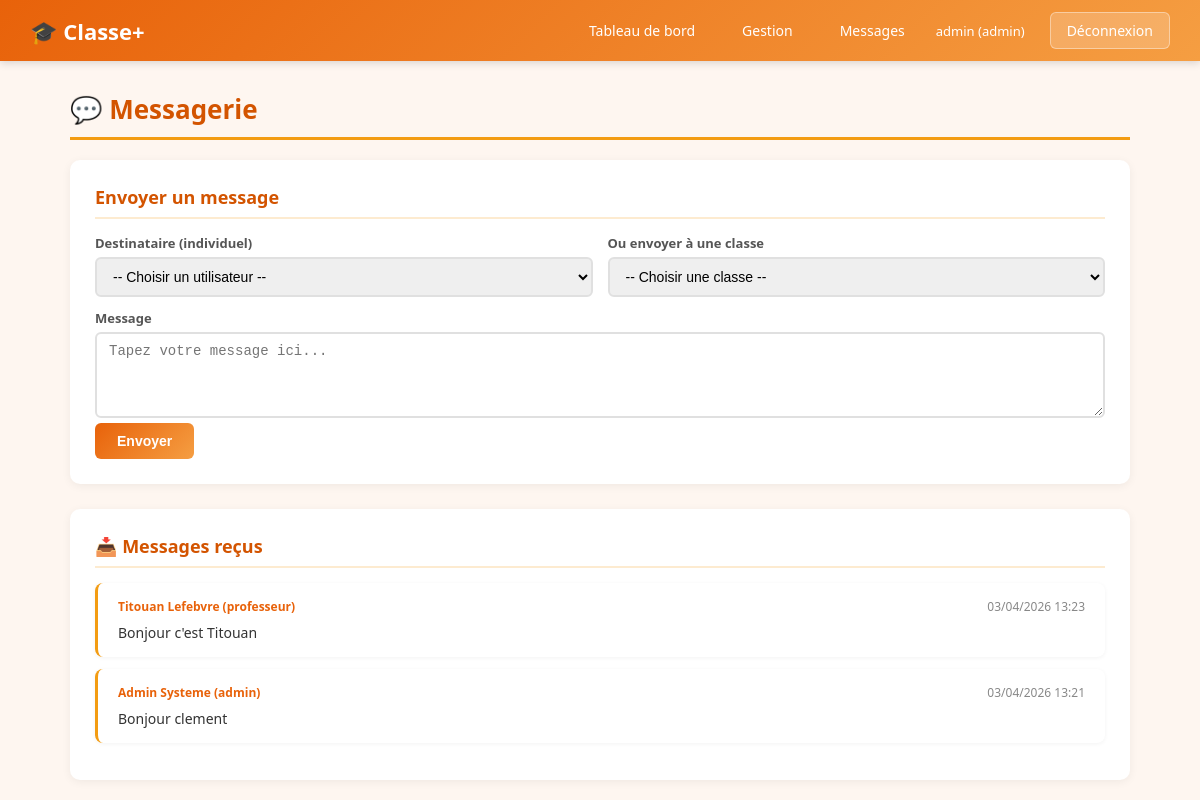
/messages (signed in), run on an earlier commit of the app's database.
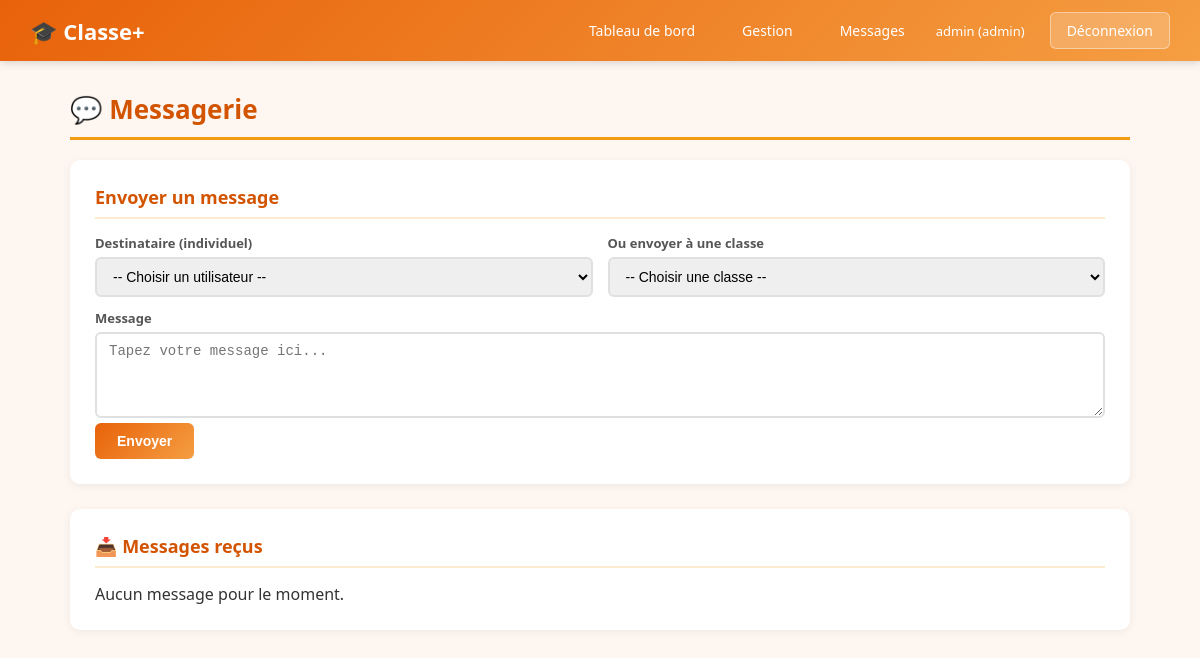
And on a later commit of the database.
### app.py (models this page shows)
class Message(db.Model):
    id = db.Column(db.Integer, primary_key=True)
    expediteur_id = db.Column(db.Integer, db.ForeignKey('user.id'), nullable=False)
    destinataire_id = db.Column(db.Integer, db.ForeignKey('user.id'), nullable=True)
    classe_id = db.Column(db.Integer, db.ForeignKey('classe.id'), nullable=True)
    contenu = db.Column(db.Text, nullable=False)
    date_envoi = db.Column(db.DateTime, default=datetime.utcnow)
    expediteur = db.relationship('User', foreign_keys=[expediteur_id], backref='messages_envoyes')
    destinataire = db.relationship('User', foreign_keys=[destinataire_id], backref='messages_recus')

class User(db.Model):
    id = db.Column(db.Integer, primary_key=True)
    username = db.Column(db.String(50), unique=True, nullable=False)
    password = db.Column(db.String(255), nullable=False)
    role = db.Column(db.String(20), nullable=False)
    nom = db.Column(db.String(50), nullable=True)
    prenom = db.Column(db.String(50), nullable=True)
    classe_id = db.Column(db.Integer, db.ForeignKey('classe.id'), nullable=True)

### app.py (the view, shortened to what this page needs)
@app.route('/messages', methods=['GET', 'POST'])
def messages():
    if 'user_id' not in session:
        return redirect(url_for('login'))
    me = User.query.get(session['user_id'])
    mes_messages = Message.query.filter(
        (Message.destinataire_id == me.id) | (Message.classe_id == me.classe_id)
    ).order_by(Message.date_envoi.desc()).all()
    users = User.query.all()
    classes = Classe.query.all()
    return render_template('shared/messages.html', messages=mes_messages, users=users, classes=classes, me=me)

### app.py (called while the page is built)
@app.after_request
def ajouter_headers(response):
    response.headers['X-Content-Type-Options'] = 'nosniff'
    response.headers['X-Frame-Options'] = 'DENY'
    response.headers['X-XSS-Protection'] = '1; mode=block'
    response.headers['Content-Security-Policy'] = "default-src 'self'; script-src 'self' 'unsafe-inline' https://cdn.jsdelivr.net; style-src 'self' 'unsafe-inline' https://fonts.googleapis.com https://cdn.jsdelivr.net; font-src 'self' https://fonts.gstatic.com; img-src 'self' data:;"
    response.headers['Referrer-Policy'] = 'strict-origin-when-cross-origin'
    return response

### templates/shared/messages.html (shortened to what this page needs)
{% extends 'base.html' %}
{% block content %}
<h1 class="page-title">💬 Messagerie</h1>
<div class="form-section">
    <h2>Envoyer un message</h2>
    <form method="POST">
        <div class="form-row">
            <div class="form-group">
                <label>Destinataire (individuel)</label>
                <select name="destinataire_id">
                    <option value="">-- Choisir un utilisateur --</option>
                </select>
            </div>
            <div class="form-group">
                <label>Ou envoyer à une classe</label>
                <select name="classe_id">
                    <option value="">-- Choisir une classe --</option>
                </select>
            </div>
        </div>
        <div class="form-group">
            <label>Message</label>
            <textarea name="contenu" rows="4" placeholder="Tapez votre message ici..." required></textarea>
        </div>
        <button type="submit" class="btn">Envoyer</button>
    </form>
</div>
<div class="form-section">
    <h2>📥 Messages reçus</h2>
    {% if messages %}
        {% for msg in messages %}
        <div class="message-item">
            <div class="msg-header">
                <span class="msg-from">{{ msg.expediteur.prenom }} {{ msg.expediteur.nom }} ({{ msg.expediteur.role }})</span>
                <span>{{ msg.date_envoi.strftime('%d/%m/%Y %H:%M') if msg.date_envoi else '' }}</span>
            </div>
            <div class="msg-content">{{ msg.contenu }}</div>
        </div>
        {% endfor %}
    {% else %}
        <p>Aucun message pour le moment.</p>
    {% endif %}
</div>
{% endblock %}

### templates/base.html (shortened to what this page needs)
<!DOCTYPE html>
<html lang="fr">
<head>
    <link rel="stylesheet" href="{{ url_for('static', filename='style.css') }}">
</head>
<body>
    {% if session.get('user_id') %}
    <nav class="navbar">
        <a href="{{ url_for('home') }}" class="logo">🎓 Classe+</a>
        <div class="nav-links">
            {% if session.get('role') == 'admin' %}
                <a href="{{ url_for('admin_home') }}">Tableau de bord</a>
                <a href="{{ url_for('admin_users') }}">Gestion</a>
            {% elif session.get('role') == 'professeur' %}
                <a href="{{ url_for('prof_home') }}">Accueil</a>
                <a href="{{ url_for('prof_edt') }}">Emploi du temps</a>
                <a href="{{ url_for('prof_notes') }}">Notes</a>
                <a href="{{ url_for('prof_appel') }}">Appel</a>
            {% elif session.get('role') == 'etudiant' %}
                <a href="{{ url_for('etu_home') }}">Accueil</a>
                <a href="{{ url_for('etu_edt') }}">Emploi du temps</a>
                <a href="{{ url_for('etu_notes') }}">Mes notes</a>
                <a href="{{ url_for('etu_absences') }}">Absences</a>
            {% endif %}
            <a href="{{ url_for('messages') }}">Messages</a>
            <span class="user-info">{{ session.get('username') }} ({{ session.get('role') }})</span>
            <a href="{{ url_for('logout') }}" class="btn-logout">Déconnexion</a>
        </div>
    </nav>
    {% endif %}
    <div class="container">
        {% block content %}{% endblock %}
    </div>
</body>
</html>

### static/style.css (style rules this page uses)
* { margin: 0; padding: 0; box-sizing: border-box; }
body { font-family: 'Segoe UI', Tahoma, Geneva, Verdana, sans-serif; background-color: #fef6f0; color: #333; min-height: 100vh; }
.navbar { background: linear-gradient(135deg, #e8620a, #f59e42); padding: 12px 30px; display: flex; justify-content: space-between; align-items: center; box-shadow: 0 2px 8px rgba(0,0,0,0.15); }
.navbar .logo { color: white; font-size: 22px; font-weight: bold; text-decoration: none; }
.navbar .nav-links { display: flex; gap: 15px; align-items: center; }
.navbar .nav-links a { color: white; text-decoration: none; padding: 8px 16px; border-radius: 6px; font-size: 14px; transition: background 0.2s; }
.navbar .user-info { color: white; font-size: 13px; margin-right: 10px; }
.btn-logout { background: rgba(255,255,255,0.2); border: 1px solid rgba(255,255,255,0.4); color: white; padding: 6px 14px; border-radius: 6px; cursor: pointer; text-decoration: none; font-size: 13px; }
.container { max-width: 1100px; margin: 30px auto; padding: 0 20px; }
.page-title { font-size: 26px; color: #d35400; margin-bottom: 20px; border-bottom: 3px solid #f39c12; padding-bottom: 10px; }
.form-section { background: white; padding: 25px; border-radius: 10px; box-shadow: 0 2px 10px rgba(0,0,0,0.06); margin-bottom: 25px; }
.form-section h2 { color: #d35400; font-size: 18px; margin-bottom: 15px; padding-bottom: 8px; border-bottom: 2px solid #fdebd0; }
.form-row { display: flex; gap: 15px; flex-wrap: wrap; margin-bottom: 12px; }
.form-group { flex: 1; min-width: 180px; }
.form-group label { display: block; margin-bottom: 5px; font-size: 13px; color: #555; font-weight: 600; }
.form-group input, .form-group select, .form-group textarea { width: 100%; padding: 9px 12px; border: 2px solid #e0e0e0; border-radius: 6px; font-size: 14px; transition: border-color 0.2s; }
.btn { padding: 10px 22px; background: linear-gradient(135deg, #e8620a, #f59e42); color: white; border: none; border-radius: 6px; font-size: 14px; font-weight: 600; cursor: pointer; transition: opacity 0.2s; text-decoration: none; display: inline-block; }

What changed in the data, as far as the page shows it:
removed Message: expediteur.prenom "Titouan", expediteur.nom "Lefebvre", expediteur.role "professeur", date_envoi "03/04/2026 13:23", contenu "Bonjour c'est Titouan"
removed Message: expediteur.prenom "Admin", expediteur.nom "Systeme", expediteur.role "admin", date_envoi "03/04/2026 13:21", contenu "Bonjour clement"
Also different on the page:
text now shown: "Aucun message pour le moment."
